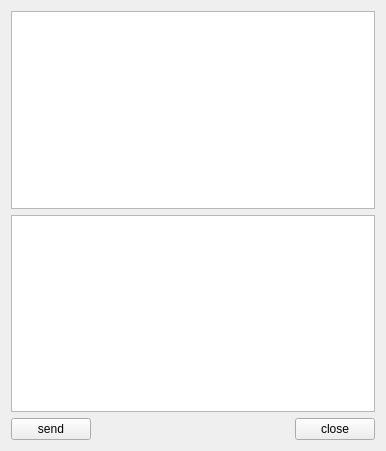
<?xml version="1.0" encoding="UTF-8"?>
<ui version="4.0">
 <class>ServerWidget</class>
 <widget class="QWidget" name="ServerWidget">
  <property name="geometry">
   <rect>
    <x>0</x>
    <y>0</y>
    <width>386</width>
    <height>451</height>
   </rect>
  </property>
  <property name="windowTitle">
   <string>ServerWidget</string>
  </property>
  <layout class="QGridLayout" name="gridLayout">
   <item row="0" column="0" colspan="3">
    <widget class="QTextEdit" name="textEditRead">
     <property name="readOnly">
      <bool>true</bool>
     </property>
    </widget>
   </item>
   <item row="1" column="0" colspan="3">
    <widget class="QTextEdit" name="textEditWrite"/>
   </item>
   <item row="2" column="0">
    <widget class="QPushButton" name="pushButtonSend">
     <property name="text">
      <string>send</string>
     </property>
    </widget>
   </item>
   <item row="2" column="1">
    <spacer name="horizontalSpacer">
     <property name="orientation">
      <enum>Qt::Horizontal</enum>
     </property>
     <property name="sizeHint" stdset="0">
      <size>
       <width>203</width>
       <height>20</height>
      </size>
     </property>
    </spacer>
   </item>
   <item row="2" column="2">
    <widget class="QPushButton" name="pushButtonClose">
     <property name="text">
      <string>close</string>
     </property>
    </widget>
   </item>
  </layout>
 </widget>
 <resources/>
 <connections/>
</ui>
